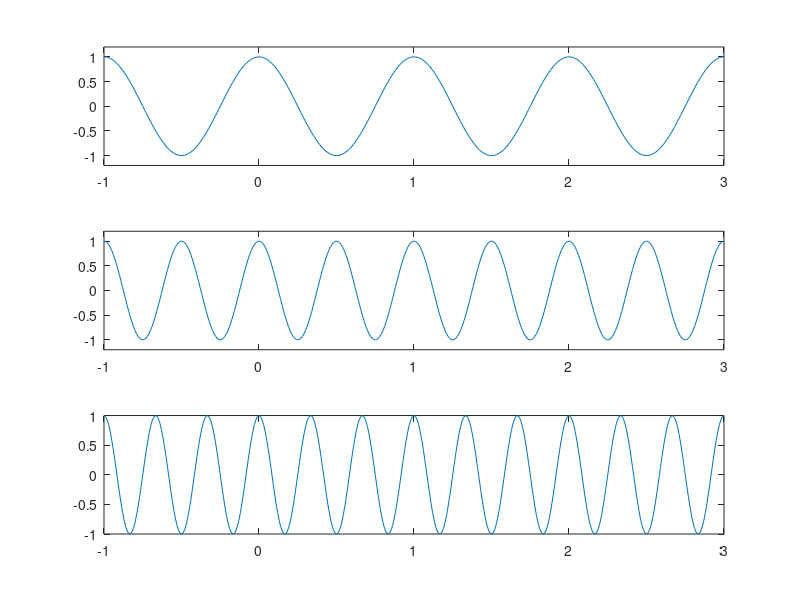

This chart was generated by the following MATLAB code:
close all;
clear all;
clc;

ti = -1;
tf = 3;
t = ti:0.01:tf;
f0 = [1 2 3];
A = 1;

x1 = A * cos(2 * pi * f0(1) * t);
x2 = A * cos(2 * pi * f0(2) * t);
x3 = A * cos(2 * pi * f0(3) * t);

subplot(3, 1, 1);
plot(t, x1);
axis([ti tf -1.2*A 1.2*A]);
subplot(3, 1, 2);
plot(t, x2);
axis([ti tf -1.2*A 1.2*A]);
subplot(3, 1, 3);
plot(t, x3);